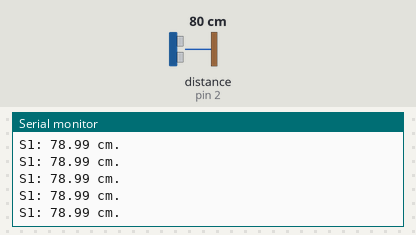
This sketch was run on a simulated Arduino Uno, built with avr-gcc and run on an emulated ATmega328P. Shown: the last lines printed to the serial monitor. Wiring (inferred from the names in the program): ultrasonic range finder: trigger pin 6; echo pin 2. Inputs (shaded band) come from the test bench; at power-on: distance to the obstacle (sensor on pin 2) 80 cm. The echo pulse lasts 58.3 µs per cm.

Above: at 1.2 s.
1.3 s: distance to the obstacle (sensor on pin 2) set to 2 cm
At 2.3 s:
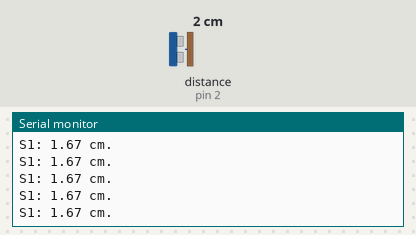
4.3 s: distance to the obstacle (sensor on pin 2) set to 18 cm
At 5.4 s:
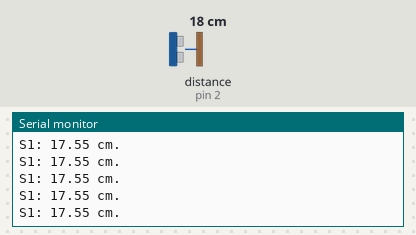
7.3 s: distance to the obstacle (sensor on pin 2) set to 4 cm
At 7.8 s:
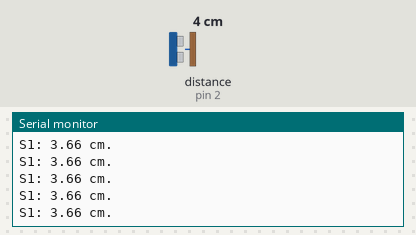
Timing chart, 0 to 10.3 s (numbered marks = the images above; inputs shaded):
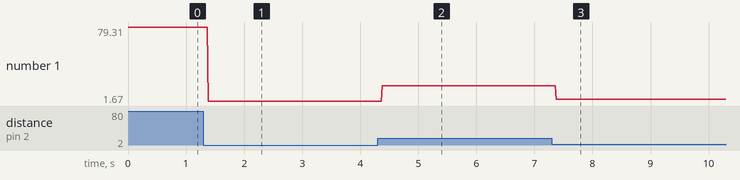

The sketch:

Sonar_sensor_and_Buzzer_and_distance.ino
```cpp
int echopin1 = 2;
int trigpin1 = 6;

//int echopin2 = 5;
//int trigpin2 = 9;
//
//int echopin3 = 4;
//int trigpin3 = 7;
//
//int echopin4 = 2;
//int trigpin4 = 8;


//int buzzer = 11;
float time1,time2,time3,time4;
float cm1,cm2,cm3,cm4;


void setup() {
  // put your setup code here, to run once:
  pinMode(trigpin1,OUTPUT);
  pinMode(echopin1,INPUT);
//  pinMode(trigpin2,OUTPUT);
//  pinMode(echopin2,INPUT);
//  pinMode(trigpin3,OUTPUT);
//  pinMode(echopin3,INPUT);
//  pinMode(trigpin4,OUTPUT);
//  pinMode(echopin4,INPUT);
//  pinMode(buzzer,OUTPUT);
  Serial.begin(9600);

}

void loop() {
  // put your main code here, to run repeatedly:
  digitalWrite(trigpin1,LOW);
//  digitalWrite(trigpin2,LOW);
//  digitalWrite(trigpin3,LOW);
//  digitalWrite(trigpin4,LOW);

  delayMicroseconds(2);


  digitalWrite(trigpin1,HIGH);
//  digitalWrite(trigpin2,HIGH);
//  digitalWrite(trigpin3,HIGH);
//  digitalWrite(trigpin4,HIGH);

  delayMicroseconds(5);

  digitalWrite(trigpin1,LOW);
//  digitalWrite(trigpin2,LOW);
//  digitalWrite(trigpin3,LOW);
//  digitalWrite(trigpin4,LOW);

  time1 = pulseIn(echopin1,HIGH);
  cm1 = time1/58.82;

//  time2 = pulseIn(echopin2,HIGH);
//  cm2 = time2/58.82;
//
//  time3 = pulseIn(echopin3,HIGH);
//  cm3 = time3/58.82;
//
//  time4 = pulseIn(echopin4,HIGH);
//  cm4 = time4/58.82;
  //Serial.print("The Distance is ");
  Serial.print("S1: ");
  Serial.print(cm1);
  Serial.println(" cm.");

//   Serial.print("S2: ");
//  Serial.print(cm2);
//  Serial.println(" cm.");
//
//   Serial.print("S3: ");
//  Serial.print(cm3);
//  Serial.println(" cm.");
//
//   Serial.print("S4: ");
//  Serial.print(cm4);
//  Serial.println(" cm.");
//  if (cm1<5){
//   digitalWrite(buzzer,HIGH);
//  }
//  else{
//    digitalWrite(buzzer,LOW);
//  }
}
```

Measured:
- after the input at 1.3 s, the serial monitor: prints a new line after 0.08 s (image 1)
- after the input at 4.3 s, the serial monitor: prints a new line after 0.08 s (image 2)
- after the input at 7.3 s, the serial monitor: prints a new line after 0.07 s (image 3)
- plotted number 1: 78.99 → 1.67 after the input at 1.3 s, 1.67 → 17.55 after the input at 4.3 s, 17.55 → 3.66 after the input at 7.3 s
